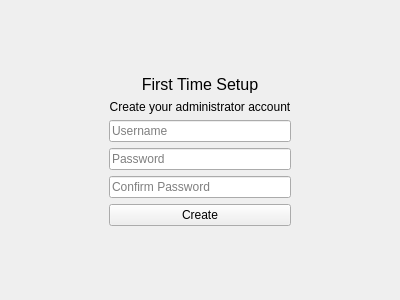
<?xml version="1.0" encoding="UTF-8"?>
<ui version="4.0">
 <class>SetupWindow</class>
 <widget class="QWidget" name="SetupWindow">
  <property name="geometry">
   <rect>
    <x>0</x>
    <y>0</y>
    <width>400</width>
    <height>300</height>
   </rect>
  </property>
  <property name="windowTitle">
   <string>Form</string>
  </property>
  <layout class="QHBoxLayout" name="horizontalLayout">
   <item alignment="Qt::AlignHCenter|Qt::AlignVCenter">
    <widget class="QWidget" name="" native="true">
     <layout class="QVBoxLayout" name="verticalLayout">
      <item>
       <widget class="QLabel" name="title">
        <property name="minimumSize">
         <size>
          <width>0</width>
          <height>20</height>
         </size>
        </property>
        <property name="font">
         <font>
          <pointsize>12</pointsize>
         </font>
        </property>
        <property name="text">
         <string>First Time Setup</string>
        </property>
        <property name="alignment">
         <set>Qt::AlignCenter</set>
        </property>
        <property name="margin">
         <number>-5</number>
        </property>
       </widget>
      </item>
      <item>
       <widget class="QLabel" name="subscript">
        <property name="text">
         <string>Create your administrator account</string>
        </property>
        <property name="alignment">
         <set>Qt::AlignCenter</set>
        </property>
       </widget>
      </item>
      <item>
       <widget class="QLineEdit" name="usernameLineEdit">
        <property name="placeholderText">
         <string>Username</string>
        </property>
       </widget>
      </item>
      <item>
       <widget class="QLineEdit" name="passwordLineEdit">
        <property name="echoMode">
         <enum>QLineEdit::Password</enum>
        </property>
        <property name="placeholderText">
         <string>Password</string>
        </property>
       </widget>
      </item>
      <item>
       <widget class="QLineEdit" name="confirmPasswordLineEdit">
        <property name="echoMode">
         <enum>QLineEdit::Password</enum>
        </property>
        <property name="placeholderText">
         <string>Confirm Password</string>
        </property>
       </widget>
      </item>
      <item>
       <widget class="QPushButton" name="createButton">
        <property name="text">
         <string>Create</string>
        </property>
       </widget>
      </item>
     </layout>
    </widget>
   </item>
  </layout>
 </widget>
 <resources/>
 <connections/>
</ui>
